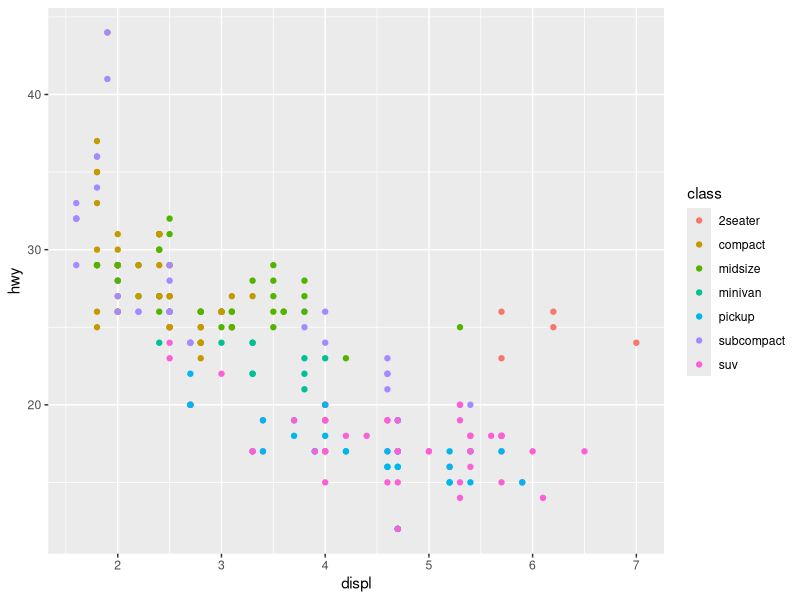
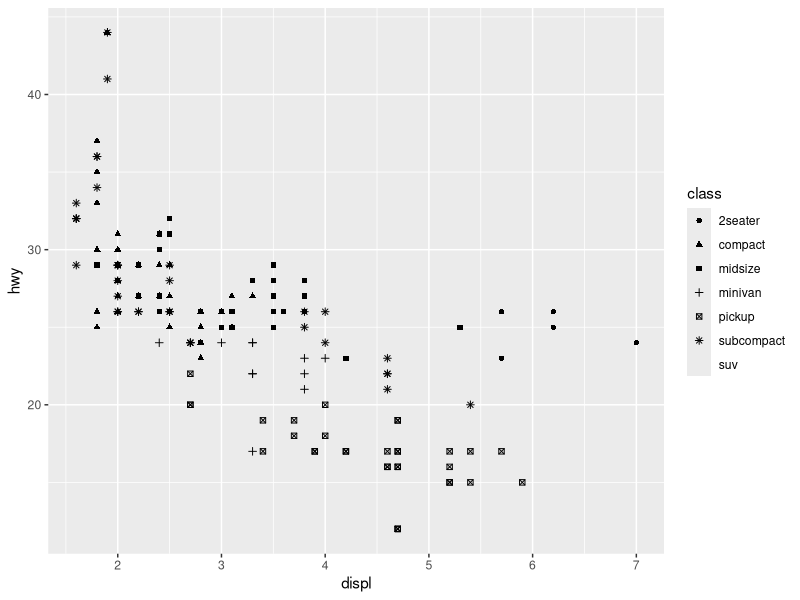
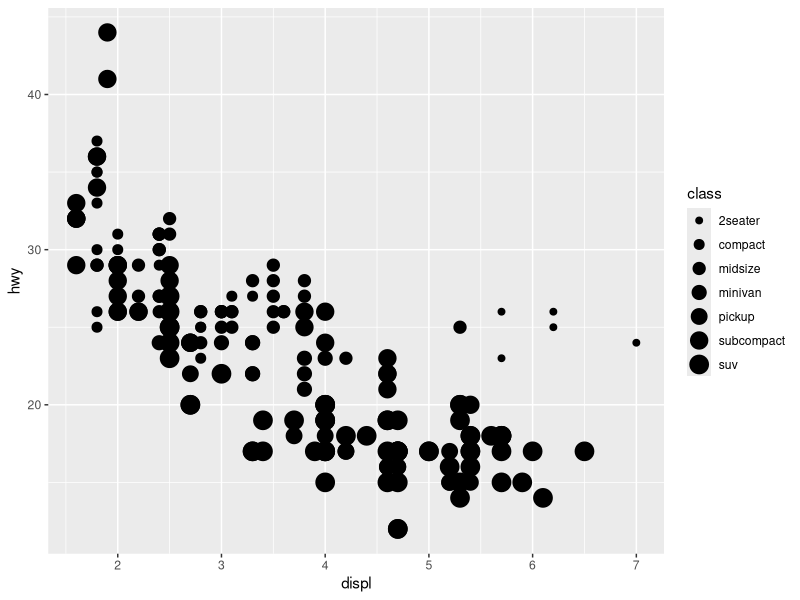
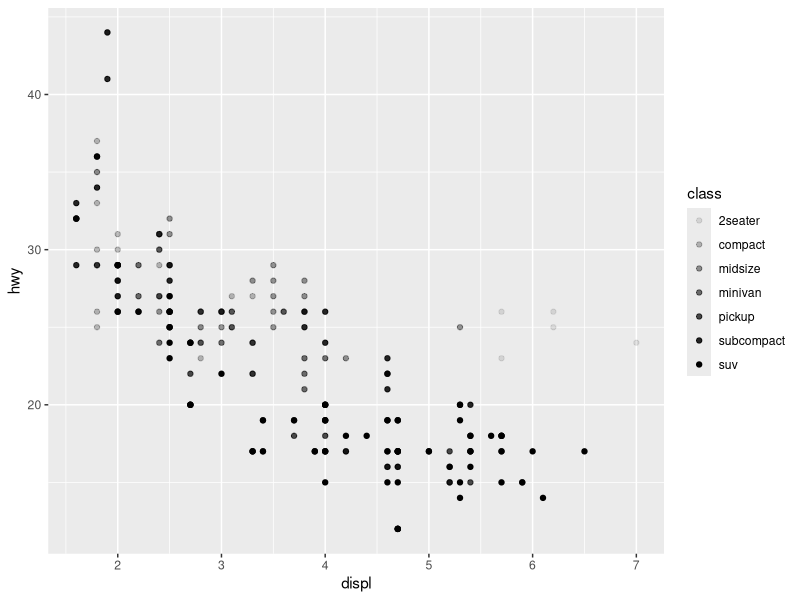
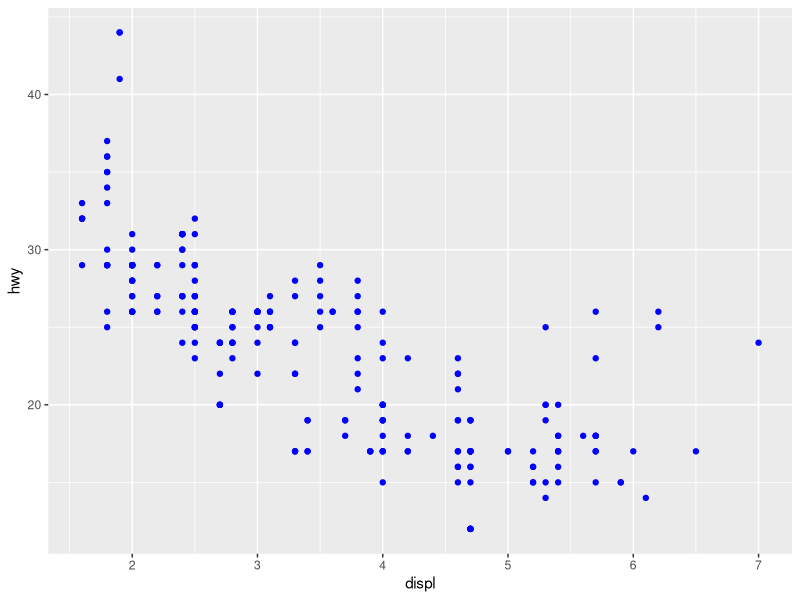
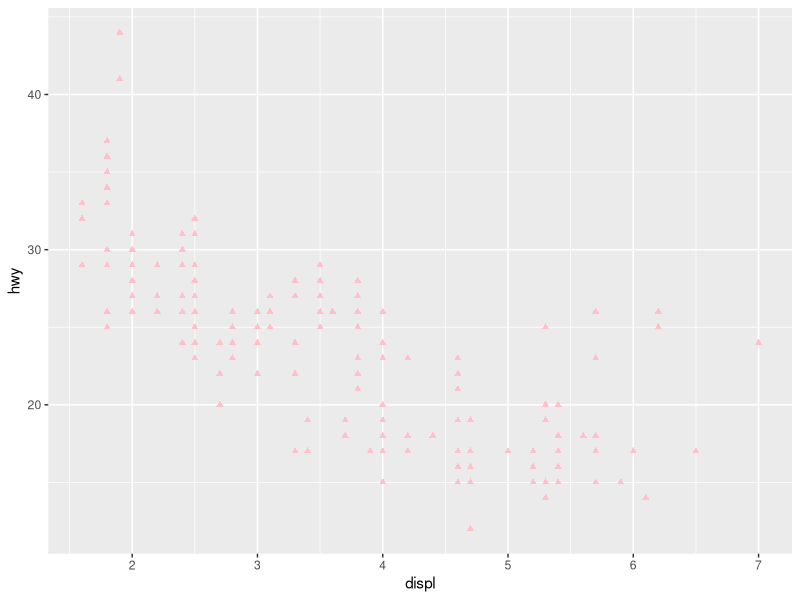
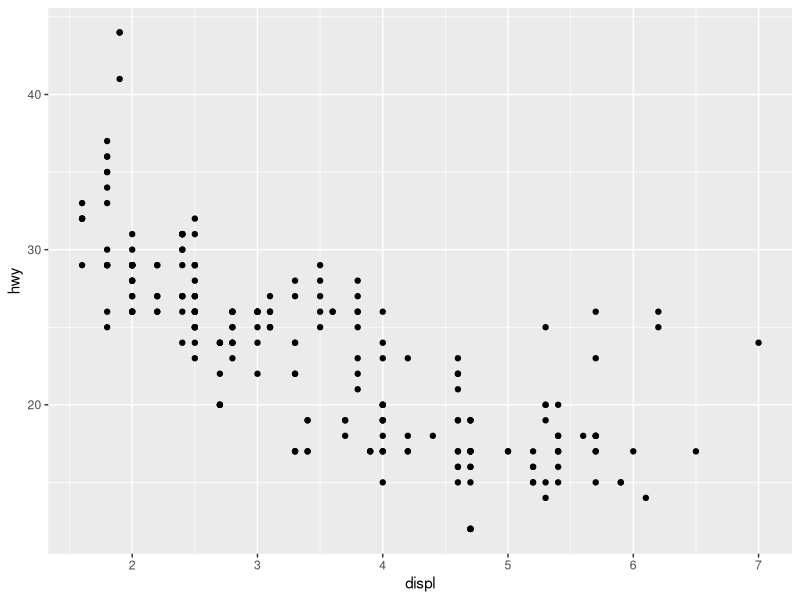
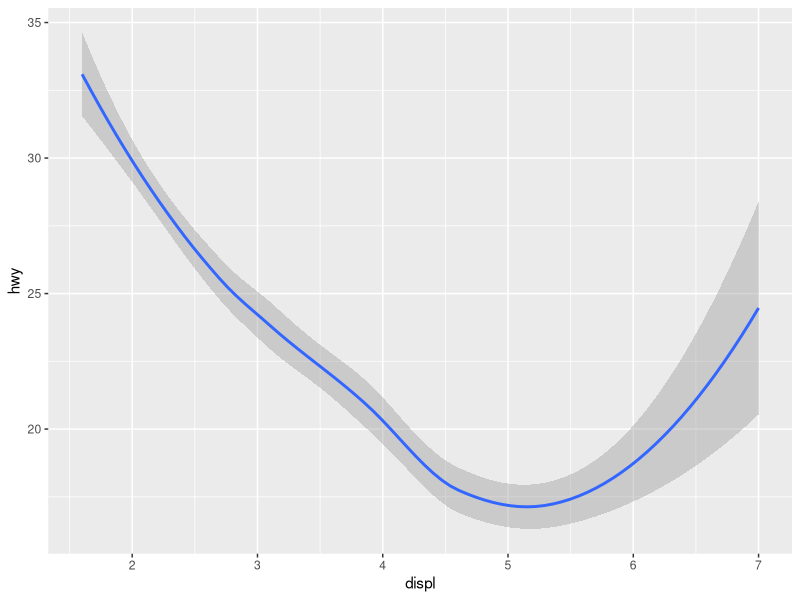

Write R code to recreate these figures, in order.
# Script for R4DS Chapter 9 -> https://r4ds.hadley.nz

# Little function to install all needed packages in a loop - generated by Copilot
# List of packages to check and install if necessary
packages <- c("tidyverse", "ggridges")

# Function to check if a package is installed, and if not, install it
install_if_missing <- function(pkg) {
  if (!require(pkg, character.only = TRUE)) {
    install.packages(pkg, dependencies = TRUE)
    library(pkg, character.only = TRUE)
  }
}

# Loop through the list of packages and install if missing
for (pkg in packages) {
  install_if_missing(pkg)
}

# View data
View(mpg)

# Create a plot (color or shape)
# With each class having a diff. color
ggplot(mpg, aes(x = displ, y = hwy, color = class)) +
  geom_point()

# With each class having a diff. shape
ggplot(mpg, aes(x = displ, y = hwy, shape = class)) +
  geom_point()

# With each class having a diff. size
ggplot(mpg, aes(x = displ, y = hwy, size = class)) +
  geom_point()
# Warning: Using size for a discrete variable is not advised.

# With each class having a diff. alpha
ggplot(mpg, aes(x = displ, y = hwy, alpha = class)) +
  geom_point()
# Warning: Using alpha for a discrete variable is not advised.

# Aesthetic coloring
ggplot(mpg, aes(x = displ, y = hwy)) + 
  geom_point(color = "blue")

# Each class is pink filled-in triangles
ggplot(mpg, aes(x = displ, y = hwy)) +
  geom_point(color = "pink", shape = 17)

# Geom point vs Geom smooth
# geom_point()
ggplot(mpg, aes(x = displ, y = hwy)) + 
  geom_point()

# geom_smooth()
ggplot(mpg, aes(x = displ, y = hwy)) + 
  geom_smooth()

# Aesthetics for geom_smooth()
# Shape (ignored because shape doesnt work for geom_smooth)
ggplot(mpg, aes(x = displ, y = hwy, shape = drv)) + 
  geom_smooth()

# Linetype
ggplot(mpg, aes(x = displ, y = hwy, linetype = drv)) + 
  geom_smooth()

# Color and then linetype (two geoms on one graph)
ggplot(mpg, aes(x = displ, y = hwy, color = drv)) + 
  geom_point() +
  geom_smooth(aes(linetype = drv))

# We can use different aesthetics for different layers
ggplot(mpg, aes(x = displ, y = hwy)) + 
  geom_point(aes(color = class)) + 
  geom_smooth()

# We can use different aesthetics for different layers, and here the local argument overrides the global
ggplot(mpg, aes(x = displ, y = hwy)) + 
  geom_point() + 
  geom_point(
    data = mpg |> filter(class == "2seater"), 
    color = "red"
  ) +
  geom_point(
    data = mpg |> filter(class == "2seater"), 
    shape = "circle open", size = 3, color = "red"
  )

# Geoms are fundamentals of ggplot (see examples of data displayed different ways below)
# Histogram
ggplot(mpg, aes(x = hwy)) +
  geom_histogram(binwidth = 2)

# Density plot
ggplot(mpg, aes(x = hwy)) +
  geom_density()

# Boxplot
ggplot(mpg, aes(x = hwy)) +
  geom_boxplot()

# More geoms! E.g. ggridges
ggplot(mpg, aes(x = hwy, y = drv, fill = drv, color = drv)) +
  geom_density_ridges(alpha = 0.5, show.legend = FALSE)

# Faceting
# Split into subplots by a category. here - number of cylinders
ggplot(mpg, aes(x = displ, y = hwy)) + 
  geom_point() + 
  facet_wrap(~cyl)

# Grid of plots. here - number of cylinders by drive type
ggplot(mpg, aes(x = displ, y = hwy)) + 
  geom_point() + 
  facet_grid(drv ~ cyl)

# Grid of plots with free scales
ggplot(mpg, aes(x = displ, y = hwy)) + 
  geom_point() + 
  facet_grid(drv ~ cyl, scales = "free")

# Statistical Transformations
# E.g. geom_bar() buts stat.count() result on the y-axis
ggplot(diamonds, aes(x = cut)) + 
  geom_bar()

# You might want to override the default stat
# 1. Replace y with another variable
diamonds |>
  count(cut) |>
  ggplot(aes(x = cut, y = n)) +
  geom_bar(stat = "identity")

# 2. Change the stat to something else, e.g. proportions instead of count
ggplot(diamonds, aes(x = cut, y = after_stat(prop), group = 1)) + 
  geom_bar()

# 3. Draw attention to stat transforms in your code
ggplot(diamonds) + 
  stat_summary(
    aes(x = cut, y = depth),
    fun.min = min,
    fun.max = max,
    fun = median
  )

# Position adjustments
# Color bar chart
ggplot(mpg, aes(x = drv, color = drv)) + 
  geom_bar()

# Fill bar chart
ggplot(mpg, aes(x = drv, fill = drv)) + 
  geom_bar()

# ggplot will automatically stack the bars for certain variables
ggplot(mpg, aes(x = drv, fill = class)) + 
  geom_bar()

# If you want to dodge the bars, use position = "dodge"
# Other option is Identity (overlapping bars)
# Fill
ggplot(mpg, aes(x = drv, fill = class)) + 
  geom_bar(position = "fill")

# Dodge
ggplot(mpg, aes(x = drv, fill = class)) + 
  geom_bar(position = "dodge")

# A Problem with Scatter plots: overplotting
# Overplotting is when multiple points are plotted on top of each other
# This can be solved by using jitter to add a bit of random noise to each point
ggplot(mpg, aes(x = displ, y = hwy)) + 
  geom_point(position = "jitter")

# Coordinate systems in ggplot
nz <- map_data("nz")

ggplot(nz, aes(x = long, y = lat, group = group)) +
  geom_polygon(fill = "white", color = "black")

# coord_quickmap() is a quick way to get a reasonable map projection - see Maps chapter of ggplot2 book for more (https://ggplot2-book.org/maps.html)
ggplot(nz, aes(x = long, y = lat, group = group)) +
  geom_polygon(fill = "white", color = "black") +
  coord_quickmap()

# Polar coords
bar <- ggplot(data = diamonds) + 
  geom_bar(
    mapping = aes(x = clarity, fill = clarity), 
    show.legend = FALSE,
    width = 1
  ) + 
  theme(aspect.ratio = 1)

bar + coord_flip()
bar + coord_polar()

# A New and Improved graphing template
# ggplot(data = <DATA>) + 
# <GEOM_FUNCTION>(
#   mapping = aes(<MAPPINGS>),
#   stat = <STAT>, 
#   position = <POSITION>
# ) +
# <COORDINATE_FUNCTION> +
# <FACET_FUNCTION>